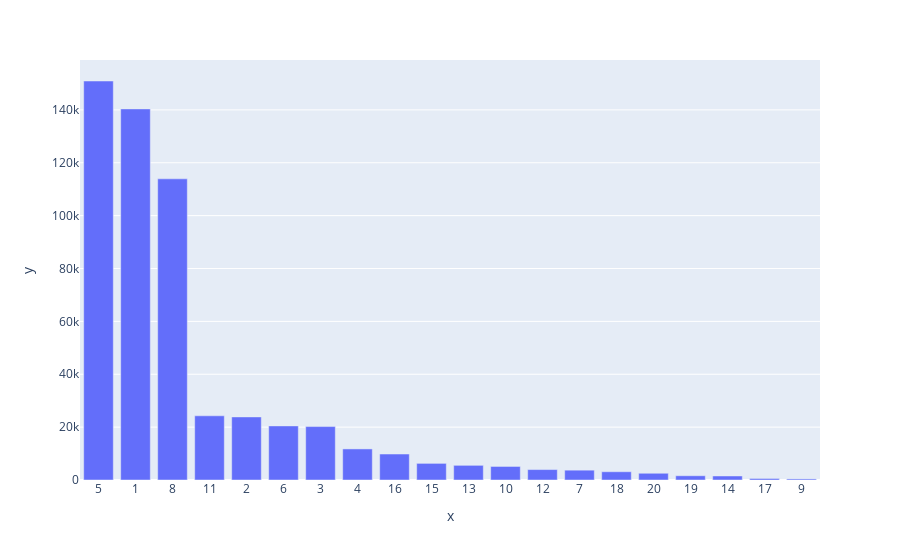

Here is the notebook cell this chart was saved with:
### Markdown cell above
As can be seen above, there is 20 product category1. Now let’s sort them according to how many rows they have. We converted category names from integers to strings. So the graph interprets them as “category”.

### Code cell
sold_product_category = sold_product_category.sort_values(ascending=False)
x_axis = (sold_product_category.index.values).astype(str)

fig = px.bar(sold_product_category, x=x_axis, y=sold_product_category.values)
fig.show()

### Figure 1 — Plotly figure (JSON) as saved in the notebook; plotly's stock layout.template omitted (floating-point values rounded to 4 significant figures)
{"data": [{"alignmentgroup": "True", "hovertemplate": "x=%{x}<br>y=%{y}<extra></extra>", "legendgroup": "", "marker": {"color": "#636efa", "pattern": {"shape": ""}}, "name": "", "offsetgroup": "", "orientation": "v", "showlegend": false, "textposition": "auto", "type": "bar", "x": ["5", "1", "8", "11", "2", "6", "3", "4", "16", "15", "13", "10", "12", "7", "18", "20", "19", "14", "17", "9"], "xaxis": "x", "y": [150933, 140378, 113925, 24287, 23864, 20466, 20213, 11753, 9828, 6290, 5549, 5125, 3947, 3721, 3125, 2550, 1603, 1523, 578, 410], "yaxis": "y"}], "layout": {"barmode": "relative", "legend": {"tracegroupgap": 0}, "margin": {"t": 60}, "xaxis": {"anchor": "y", "domain": [0, 1], "title": {"text": "x"}}, "yaxis": {"anchor": "x", "domain": [0, 1], "title": {"text": "y"}}}}
